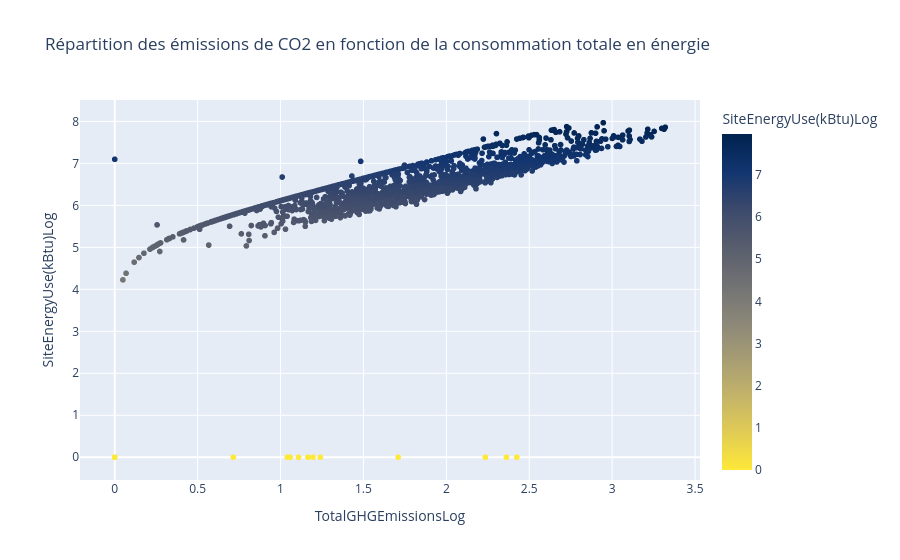

Notebook source saved alongside this figure:
### Code cell
fig = px.scatter(data,
                 x="TotalGHGEmissionsLog",
                 y="SiteEnergyUse(kBtu)Log",
                 title = "Répartition des émissions de CO2 en fonction de la consommation totale en énergie",
                 color = "SiteEnergyUse(kBtu)Log",
                color_continuous_scale=px.colors.sequential.Cividis_r)
fig.show()

### Figure 1 — Plotly figure (JSON) as saved in the notebook; plotly's stock layout.template omitted (floating-point values rounded to 4 significant figures; data arrays with more than 128 entries replaced by an {"elided": "..."} marker saying what was removed)
{"data": [{"hovertemplate": "TotalGHGEmissionsLog=%{x}<br>SiteEnergyUse(kBtu)Log=%{marker.color}<extra></extra>", "legendgroup": "", "marker": {"color": {"elided": "1650 float values"}, "coloraxis": "coloraxis", "symbol": "circle"}, "mode": "markers", "name": "", "showlegend": false, "type": "scattergl", "x": {"elided": "1650 float values"}, "xaxis": "x", "y": {"elided": "1650 float values"}, "yaxis": "y"}], "layout": {"coloraxis": {"colorbar": {"title": {"text": "SiteEnergyUse(kBtu)Log"}}, "colorscale": [[0, "#fee838"], [0.1111, "#e1cc55"], [0.2222, "#c3b369"], [0.3333, "#a59c74"], [0.4444, "#8a8678"], [0.5556, "#707173"], [0.6667, "#575d6d"], [0.7778, "#3b496c"], [0.8889, "#123570"], [1, "#00224e"]]}, "legend": {"tracegroupgap": 0}, "title": {"text": "Répartition des émissions de CO2 en fonction de la consommation totale en énergie"}, "xaxis": {"anchor": "y", "domain": [0, 1], "title": {"text": "TotalGHGEmissionsLog"}}, "yaxis": {"anchor": "x", "domain": [0, 1], "title": {"text": "SiteEnergyUse(kBtu)Log"}}}}
